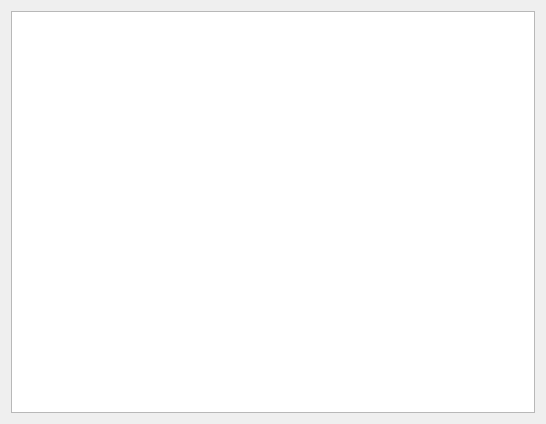
<?xml version="1.0" encoding="UTF-8"?>
<ui version="4.0">
 <comment>#
# Copyright (c) 2018 Stefan Seefeld
# All rights reserved.
#
# This file is part of Faber. It is made available under the
# Boost Software License, Version 1.0.
# (Consult LICENSE or http://www.boost.org/LICENSE_1_0.txt)
 </comment>
 <class>editor</class>
 <widget class="QWidget" name="editor">
  <property name="geometry">
   <rect>
    <x>0</x>
    <y>0</y>
    <width>546</width>
    <height>424</height>
   </rect>
  </property>
  <property name="windowIcon">
   <iconset resource="resource.qrc">
    <normaloff>:/images/logo_small.ico</normaloff>:/images/logo_small.ico</iconset>
  </property>
  <layout class="QVBoxLayout" name="verticalLayout">
   <item>
    <widget class="ModuleEdit" name="edit">
     <property name="readOnly">
      <bool>true</bool>
     </property>
    </widget>
   </item>
  </layout>
 </widget>
 <customwidgets>
  <customwidget>
   <class>ModuleEdit</class>
   <extends>QTextEdit</extends>
   <header>widgets.h</header>
  </customwidget>
 </customwidgets>
 <resources>
  <include location="resource.qrc"/>
 </resources>
 <connections/>
</ui>
